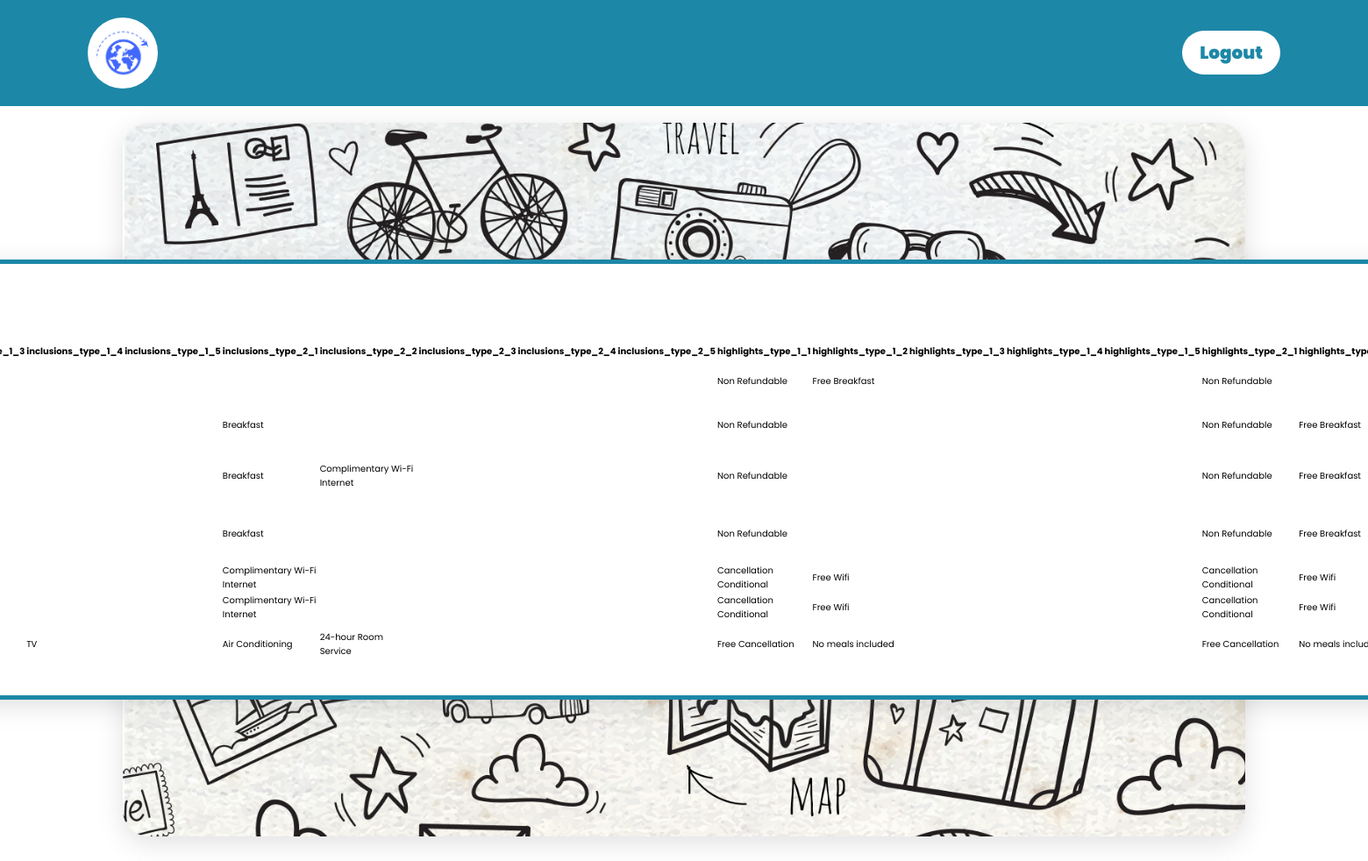
Page /admin_hotelRoom_show on the committed database.
### myapp/models.py (models this page shows)
class Hotel_Room(models.Model):
    room_name=models.CharField('room_name',max_length=50)
    room_type_1=models.CharField('room_type_1',max_length=50,blank=True)
    room_type_2=models.CharField('room_type_2',max_length=50,blank=True)
    max_guest_1=models.CharField('max_guest_1',max_length=50,blank=True)
    max_guest_2=models.CharField('max_guest_2',max_length=50,blank=True)
    amenities_1=models.CharField('amenities_1',max_length=15,blank=True)
    amenities_2=models.CharField('amenities_2',max_length=15,blank=True)
    amenities_3=models.CharField('amenities_3',max_length=15,blank=True)
    amenities_4=models.CharField('amenities_4',max_length=15,blank=True)
    amenities_5=models.CharField('amenities_5',max_length=15,blank=True)
    inclusions_type_1_1=models.CharField('inclusions_type_1_1',max_length=35,blank=True)
    inclusions_type_1_2=models.CharField('inclusions_type_1_2',max_length=35,blank=True)
    inclusions_type_1_3=models.CharField('inclusions_type_1_3',max_length=35,blank=True)
    inclusions_type_1_4=models.CharField('inclusions_type_1_4',max_length=35,blank=True)
    inclusions_type_1_5=models.CharField('inclusions_type_1_5',max_length=35,blank=True)
    inclusions_type_2_1=models.CharField('inclusions_type_2_1',max_length=35,blank=True)
    inclusions_type_2_2=models.CharField('inclusions_type_2_2',max_length=35,blank=True)
    inclusions_type_2_3=models.CharField('inclusions_type_2_3',max_length=35,blank=True)
    inclusions_type_2_4=models.CharField('inclusions_type_2_4',max_length=35,blank=True)
    inclusions_type_2_5=models.CharField('inclusions_type_2_5',max_length=35,blank=True)
    highlights_type_1_1=models.CharField('highlights_type_1_1',max_length=65,blank=True)
    highlights_type_1_2=models.CharField('highlights_type_1_2',max_length=65,blank=True)
    highlights_type_1_3=models.CharField('highlights_type_1_3',max_length=65,blank=True)
    highlights_type_1_4=models.CharField('highlights_type_1_4',max_length=65,blank=True)
    highlights_type_1_5=models.CharField('highlights_type_1_5',max_length=65,blank=True)
    highlights_type_2_1=models.CharField('highlights_type_2_1',max_length=65,blank=True)
    highlights_type_2_2=models.CharField('highlights_type_2_2',max_length=65,blank=True)
    highlights_type_2_3=models.CharField('highlights_type_2_3',max_length=65,blank=True)
    highlights_type_2_4=models.CharField('highlights_type_2_4',max_length=65,blank=True)
    highlights_type_2_5=models.CharField('highlights_type_2_5',max_length=65,blank=True)
    room_price_type_1=models.IntegerField('room_price_type_1',blank=True)
    room_price_type_2=models.IntegerField('room_price_type_2',blank=True)
    image_1=models.ImageField(upload_to='image/',default='Insert Image')
    hotel_master_id=models.ForeignKey(Hotel_Master,on_delete=models.CASCADE)

### myapp/views.py (the view)
# urls.py: path('admin_hotelRoom_show', views.admin_hotelRoom_show, name='admin_hotelRoom_show'),
def admin_hotelRoom_show(request):
    data=Hotel_Room.objects.all()
    return render(request,'hotel/admin_hotelRoom_show.html',{'data':data})

### myapp/templates/hotel/admin_hotelRoom_show.html (shortened to what this page needs)
<!DOCTYPE html>
{% load static %}
<html lang="en">
<head>
    <link rel="stylesheet" href="{% static 'css/admin_hotel_show.css' %}">
    <link rel="stylesheet" href="https://cdnjs.cloudflare.com/ajax/libs/font-awesome/5.15.3/css/all.min.css">
    <link rel="stylesheet" href="https://cdnjs.cloudflare.com/ajax/libs/font-awesome/4.7.0/css/font-awesome.min.css">
</head>
<body>
    <header>
        <img src="{% static 'images/logo.png' %}" class="logo">
        <div class="navbar" id="navbar">
        <a href="{% url 'admin_logout' %}" class="login-btn">Logout</a>
    </div>
    </header>
    <div class="content">
        <div class="content-1">
        <table>
            <form action="" method="POST">
            <tr>
            </tr>
            </form>
            <tr>
                <th>inclusions_type_1_3</th>
                <th>inclusions_type_1_4</th>
                <th>inclusions_type_1_5</th>
                <th>inclusions_type_2_1</th>
                <th>inclusions_type_2_2</th>
                <th>inclusions_type_2_3</th>
                <th>inclusions_type_2_4</th>
                <th>inclusions_type_2_5</th>
                <th>highlights_type_1_1</th>
                <th>highlights_type_1_2</th>
                <th>highlights_type_1_3</th>
                <th>highlights_type_1_4</th>
                <th>highlights_type_1_5</th>
                <th>highlights_type_2_1</th>
                <th>highlights_type_2_2</th>
            </tr>
            {% for i in data %}
             <tr>
                <td>{{ i.inclusions_type_1_3 }}</td>
                <td>{{ i.inclusions_type_1_4 }}</td>
                <td>{{ i.inclusions_type_1_5 }}</td>
                <td>{{ i.inclusions_type_2_1 }}</td>
                <td>{{ i.inclusions_type_2_2 }}</td>
                <td>{{ i.inclusions_type_2_3 }}</td>
                <td>{{ i.inclusions_type_2_4 }}</td>
                <td>{{ i.inclusions_type_2_5 }}</td>
                <td>{{ i.highlights_type_1_1 }}</td>
                <td>{{ i.highlights_type_1_2 }}</td>
                <td>{{ i.highlights_type_1_3 }}</td>
                <td>{{ i.highlights_type_1_4 }}</td>
                <td>{{ i.highlights_type_1_5 }}</td>
                <td>{{ i.highlights_type_2_1 }}</td>
                <td>{{ i.highlights_type_2_2 }}</td>
            </tr>
            {% endfor %}
        </table>
        </div>
    </div>
</body>
</html>

### myapp/static/css/admin_hotel_show.css (style rules this page uses)
* { margin: 0; padding: 0; box-sizing: border-box; font-family: 'Poppins', sans-serif; }
html { scroll-behavior: smooth; }
header { position: fixed; top: 0; left: 0; width: 100%; display: flex; justify-content: space-between; align-items: center; transition: 0.6s; padding: 20px 100px; background: #1d87a7; z-index: 10000; }
header .logo { position: relative; width: 80px; transition: 0.6s; background-color: #fff; padding: 10px; border-radius: 50%; }
.navbar { display: contents; justify-content: center; padding: 0 50px; position: relative; width: 100%; }
.login-btn { background: #fff; color: #1d87a7; padding: 10px 20px; text-decoration: none; font-size: 20px; font-weight: 900; border-radius: 30px; }
.content { margin: 9%; background-image: url(/static/images/doodle.jpg); background-size: cover; background-position: center; border-radius: 30px; box-shadow: rgb(100 100 111 / 20%) 0px 7px 29px 0px; padding: 10%; display: flex; justify-content: center; }
.content-1 { width: 172%; background: #fff; padding: 32px; display: flex; border: 5px solid #1d87a7; box-shadow: rgb(100 100 111 / 20%) 0px 7px 29px 0px; border-radius: 30px; justify-content: center; font-size: 10px; }

### rows in the picture
Hotel_Room: highlights_type_1_1 "Non Refundable", highlights_type_1_2 "Free Breakfast", highlights_type_2_1 "Non Refundable"
Hotel_Room: inclusions_type_2_1 "Breakfast", highlights_type_1_1 "Non Refundable", highlights_type_2_1 "Non Refundable", highlights_type_2_2 "Free Breakfast"
Hotel_Room: inclusions_type_2_1 "Breakfast", inclusions_type_2_2 "Complimentary Wi-Fi Internet", highlights_type_1_1 "Non Refundable", highlights_type_2_1 "Non Refundable", highlights_type_2_2 "Free Breakfast"
Hotel_Room: inclusions_type_2_1 "Breakfast", highlights_type_1_1 "Non Refundable", highlights_type_2_1 "Non Refundable", highlights_type_2_2 "Free Breakfast"
Hotel_Room: inclusions_type_2_1 "Complimentary Wi-Fi Internet", highlights_type_1_1 "Cancellation Conditional", highlights_type_1_2 "Free Wifi", highlights_type_2_1 "Cancellation Conditional", highlights_type_2_2 "Free Wifi"
Hotel_Room: inclusions_type_2_1 "Complimentary Wi-Fi Internet", highlights_type_1_1 "Cancellation Conditional", highlights_type_1_2 "Free Wifi", highlights_type_2_1 "Cancellation Conditional", highlights_type_2_2 "Free Wifi"
Hotel_Room: inclusions_type_1_4 "TV", inclusions_type_2_1 "Air Conditioning", inclusions_type_2_2 "24-hour Room Service", highlights_type_1_1 "Free Cancellation", highlights_type_1_2 "No meals included", highlights_type_2_1 "Free Cancellation", highlights_type_2_2 "No meals…"
